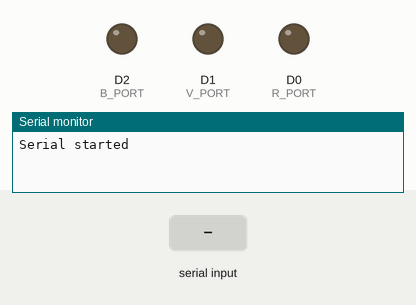
A sketch run on a simulated ESP8266 (NodeMCU). On the bench: output pins drawn as LEDs (lit = HIGH), the last lines printed to the serial monitor. The inputs (shaded band) are chosen by the test bench.

Above: at 1.2 s.
1.3 s: "r" received over Serial
At 2.6 s:
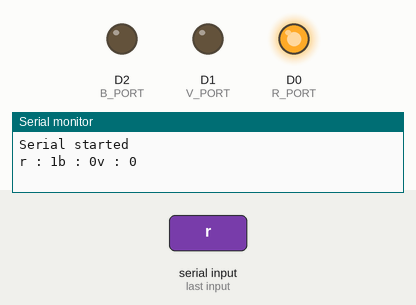
2.9 s: "b" received over Serial
At 4.0 s:
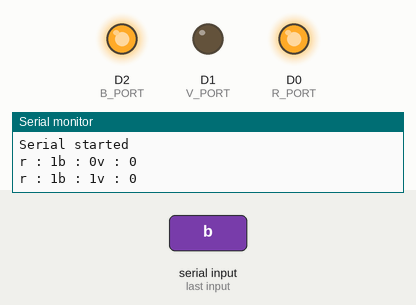
4.5 s: "v" received over Serial
At 5.2 s:
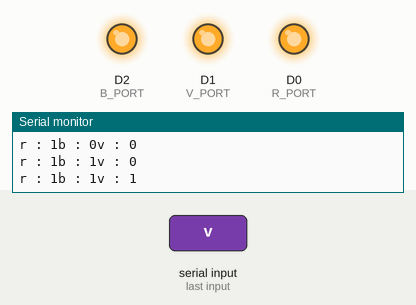
6.1 s: "r" received over Serial
At 6.5 s:
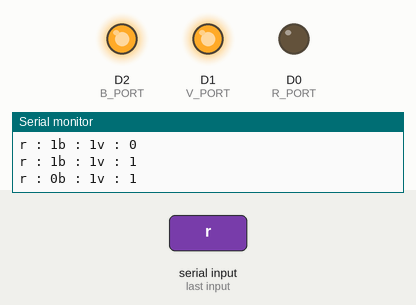
7.7 s: "b" received over Serial
At 8.9 s:
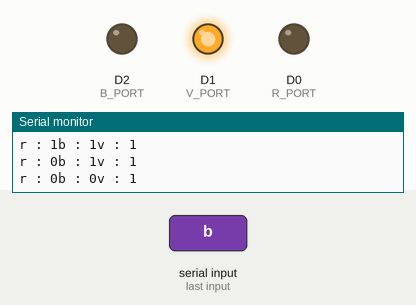
Timing chart, 0 to 10.3 s (numbered marks = the images above; inputs shaded):
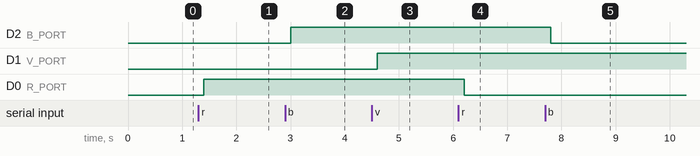

Measured:
- after the input at 1.3 s, D0 (R_PORT): LOW → HIGH after 0.10 s
- after the input at 2.9 s, D2 (B_PORT): LOW → HIGH after 0.10 s
- after the input at 4.5 s, D1 (V_PORT): LOW → HIGH after 0.10 s
- after the input at 6.1 s, D0 (R_PORT): HIGH → LOW after 0.10 s
- after the input at 7.7 s, D2 (B_PORT): HIGH → LOW after 0.11 s

The sketch:

test.ino
```cpp
#define IN_PORT   A0
#define R_PORT    D0
#define V_PORT    D1
#define B_PORT    D2

int   r_state;
int   v_state;
int   b_state;
char  c;


void  show(void)
{
  Serial.print("r : ");
  Serial.print(r_state);
  Serial.print("b : ");
  Serial.print(b_state);
  Serial.print("v : ");
  Serial.println(v_state);
}

int   update_state(int state)
{
  if (state == LOW)
    return (HIGH);
  if (state == HIGH)
    return (LOW);
  return (HIGH);
}

void setup() {
    Serial.begin(9600);
    Serial.println("Serial started");
    pinMode(R_PORT, OUTPUT);
    pinMode(V_PORT, OUTPUT);
    pinMode(B_PORT, OUTPUT);
    digitalWrite(R_PORT, LOW);
    digitalWrite(V_PORT, LOW);
    digitalWrite(B_PORT, LOW);
    r_state = LOW;
    v_state = LOW;
    b_state = LOW;
}

void loop() {
  while (Serial.available() > 0)
  {
    c = Serial.read();
    if (c == 'r')
    {
      r_state = update_state(r_state);
      digitalWrite(R_PORT, r_state);
    }
    else if (c == 'b')
    {
      b_state = update_state(b_state);
      digitalWrite(B_PORT, b_state);
    }
    else if (c == 'v')
    {
      v_state = update_state(v_state);
      digitalWrite(V_PORT, v_state);
    }
    show();
  }
  delay(200);
 }
```
